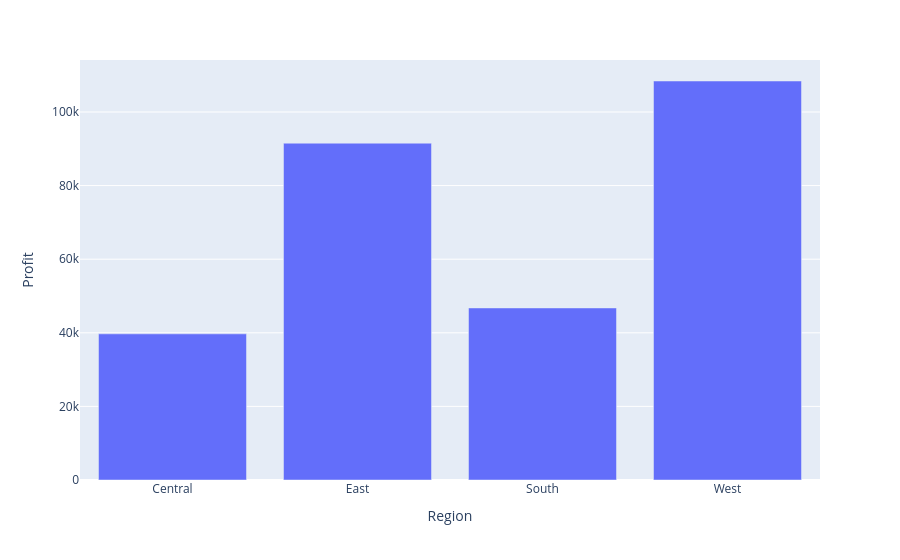

The cell this chart's notebook holds for it:
### Code cell
fig = px.bar(Profit_by_region,
             x='Region',
             y='Profit')

fig.show()

### Figure 1 — Plotly figure (JSON) as saved in the notebook; plotly's stock layout.template omitted (floating-point values rounded to 4 significant figures)
{"data": [{"hovertemplate": "Region=%{x}<br>Profit=%{y}<extra></extra>", "legendgroup": "", "marker": {"color": "#636efa", "pattern": {"shape": ""}}, "name": "", "orientation": "v", "showlegend": false, "textposition": "auto", "type": "bar", "x": ["Central", "East", "South", "West"], "xaxis": "x", "y": [39710.0, 91520.0, 46750.0, 108400.0], "yaxis": "y"}], "layout": {"barmode": "relative", "legend": {"tracegroupgap": 0}, "margin": {"t": 60}, "xaxis": {"anchor": "y", "domain": [0, 1], "title": {"text": "Region"}}, "yaxis": {"anchor": "x", "domain": [0, 1], "title": {"text": "Profit"}}}}
